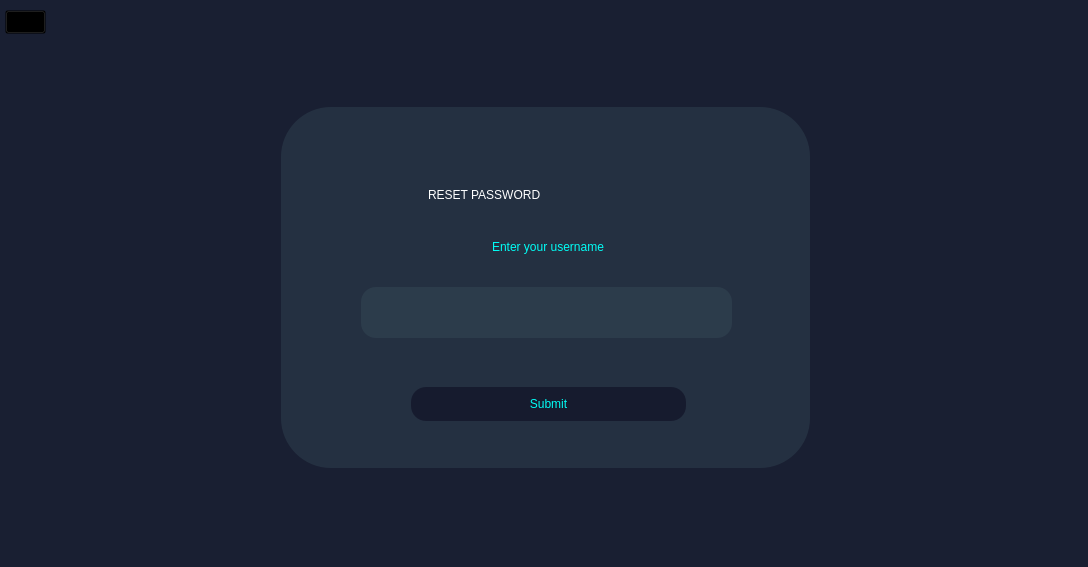
<?xml version="1.0" encoding="UTF-8"?>
<ui version="4.0">
 <class>enter</class>
 <widget class="QDialog" name="enter">
  <property name="geometry">
   <rect>
    <x>0</x>
    <y>0</y>
    <width>1088</width>
    <height>567</height>
   </rect>
  </property>
  <property name="windowTitle">
   <string>Dialog</string>
  </property>
  <property name="styleSheet">
   <string notr="true">background-color: rgb(25, 31, 50);
</string>
  </property>
  <widget class="QLabel" name="wardenfort">
   <property name="geometry">
    <rect>
     <x>446</x>
     <y>120</y>
     <width>191</width>
     <height>51</height>
    </rect>
   </property>
   <property name="styleSheet">
    <string notr="true">background-color: rgba(255, 255, 255, 0);</string>
   </property>
   <property name="text">
    <string/>
   </property>
   <property name="pixmap">
    <pixmap>C:/Users/admin/Downloads/wardenfort_word (1).png</pixmap>
   </property>
  </widget>
  <widget class="QWidget" name="widget" native="true">
   <property name="geometry">
    <rect>
     <x>281</x>
     <y>107</y>
     <width>529</width>
     <height>361</height>
    </rect>
   </property>
   <property name="acceptDrops">
    <bool>false</bool>
   </property>
   <property name="styleSheet">
    <string notr="true">background-color: rgba(44, 60, 75, 0.6); 
border-radius: 50px;</string>
   </property>
   <widget class="QPushButton" name="submitButton">
    <property name="geometry">
     <rect>
      <x>130</x>
      <y>280</y>
      <width>275</width>
      <height>34</height>
     </rect>
    </property>
    <property name="minimumSize">
     <size>
      <width>275</width>
      <height>34</height>
     </size>
    </property>
    <property name="maximumSize">
     <size>
      <width>275</width>
      <height>34</height>
     </size>
    </property>
    <property name="styleSheet">
     <string notr="true">QPushButton {
border-radius: 15px; 
background-color: rgb(22, 27, 46);
color: rgb(1,253,245);
}
QPushButton:hover {
}
QPushButton:pressed {
background-color: rgb(24, 40, 55); /* Adjust pressed color if needed */
}</string>
    </property>
    <property name="text">
     <string>Submit</string>
    </property>
   </widget>
   <widget class="QLineEdit" name="user_find">
    <property name="geometry">
     <rect>
      <x>80</x>
      <y>180</y>
      <width>371</width>
      <height>51</height>
     </rect>
    </property>
    <property name="styleSheet">
     <string notr="true">QLineEdit {
border-radius: 15px; 
background-color: rgb(44, 60, 75);
	font: 700 12pt &quot;Segoe UI&quot;;
    padding-left: 20px; 
	color: rgb(255, 255, 255);
}

</string>
    </property>
    <property name="text">
     <string/>
    </property>
   </widget>
   <widget class="QLabel" name="enter_text">
    <property name="geometry">
     <rect>
      <x>211</x>
      <y>119</y>
      <width>121</width>
      <height>41</height>
     </rect>
    </property>
    <property name="styleSheet">
     <string notr="true">background-color: rgba(255, 255, 255, 0);
font: 15pt &quot;Segoe UI&quot;;
color: rgb(1, 253, 245);
font: 700 9pt &quot;Segoe UI&quot;;</string>
    </property>
    <property name="text">
     <string>Enter your username</string>
    </property>
   </widget>
  </widget>
  <widget class="QLabel" name="cyber_bg">
   <property name="geometry">
    <rect>
     <x>640</x>
     <y>130</y>
     <width>401</width>
     <height>331</height>
    </rect>
   </property>
   <property name="cursor">
    <cursorShape>ArrowCursor</cursorShape>
   </property>
   <property name="styleSheet">
    <string notr="true">background-color: rgba(255, 255, 255, 0);</string>
   </property>
   <property name="text">
    <string/>
   </property>
   <property name="pixmap">
    <pixmap>C:/Users/admin/Downloads/cyber (1).png</pixmap>
   </property>
  </widget>
  <widget class="QLabel" name="verify_text">
   <property name="geometry">
    <rect>
     <x>428</x>
     <y>170</y>
     <width>241</width>
     <height>50</height>
    </rect>
   </property>
   <property name="styleSheet">
    <string notr="true">font: 700 20pt &quot;Segoe UI&quot;;
background-color: rgba(255, 255, 255, 0);
color: rgb(255, 255, 255);</string>
   </property>
   <property name="text">
    <string>RESET PASSWORD</string>
   </property>
  </widget>
  <widget class="QPushButton" name="back_button">
   <property name="geometry">
    <rect>
     <x>5</x>
     <y>10</y>
     <width>41</width>
     <height>24</height>
    </rect>
   </property>
   <property name="cursor">
    <cursorShape>PointingHandCursor</cursorShape>
   </property>
   <property name="styleSheet">
    <string notr="true">QPushButton::indicator {
    border: none; /* Remove border */
}

QPushButton {
    background-color: transparent; /* Remove background color */
}
</string>
   </property>
   <property name="text">
    <string/>
   </property>
   <property name="icon">
    <iconset>
     <normaloff>C:/Users/admin/Downloads/dd1_rotated.png</normaloff>C:/Users/admin/Downloads/dd1_rotated.png</iconset>
   </property>
  </widget>
  <zorder>widget</zorder>
  <zorder>wardenfort</zorder>
  <zorder>cyber_bg</zorder>
  <zorder>verify_text</zorder>
  <zorder>back_button</zorder>
 </widget>
 <resources/>
 <connections/>
</ui>
